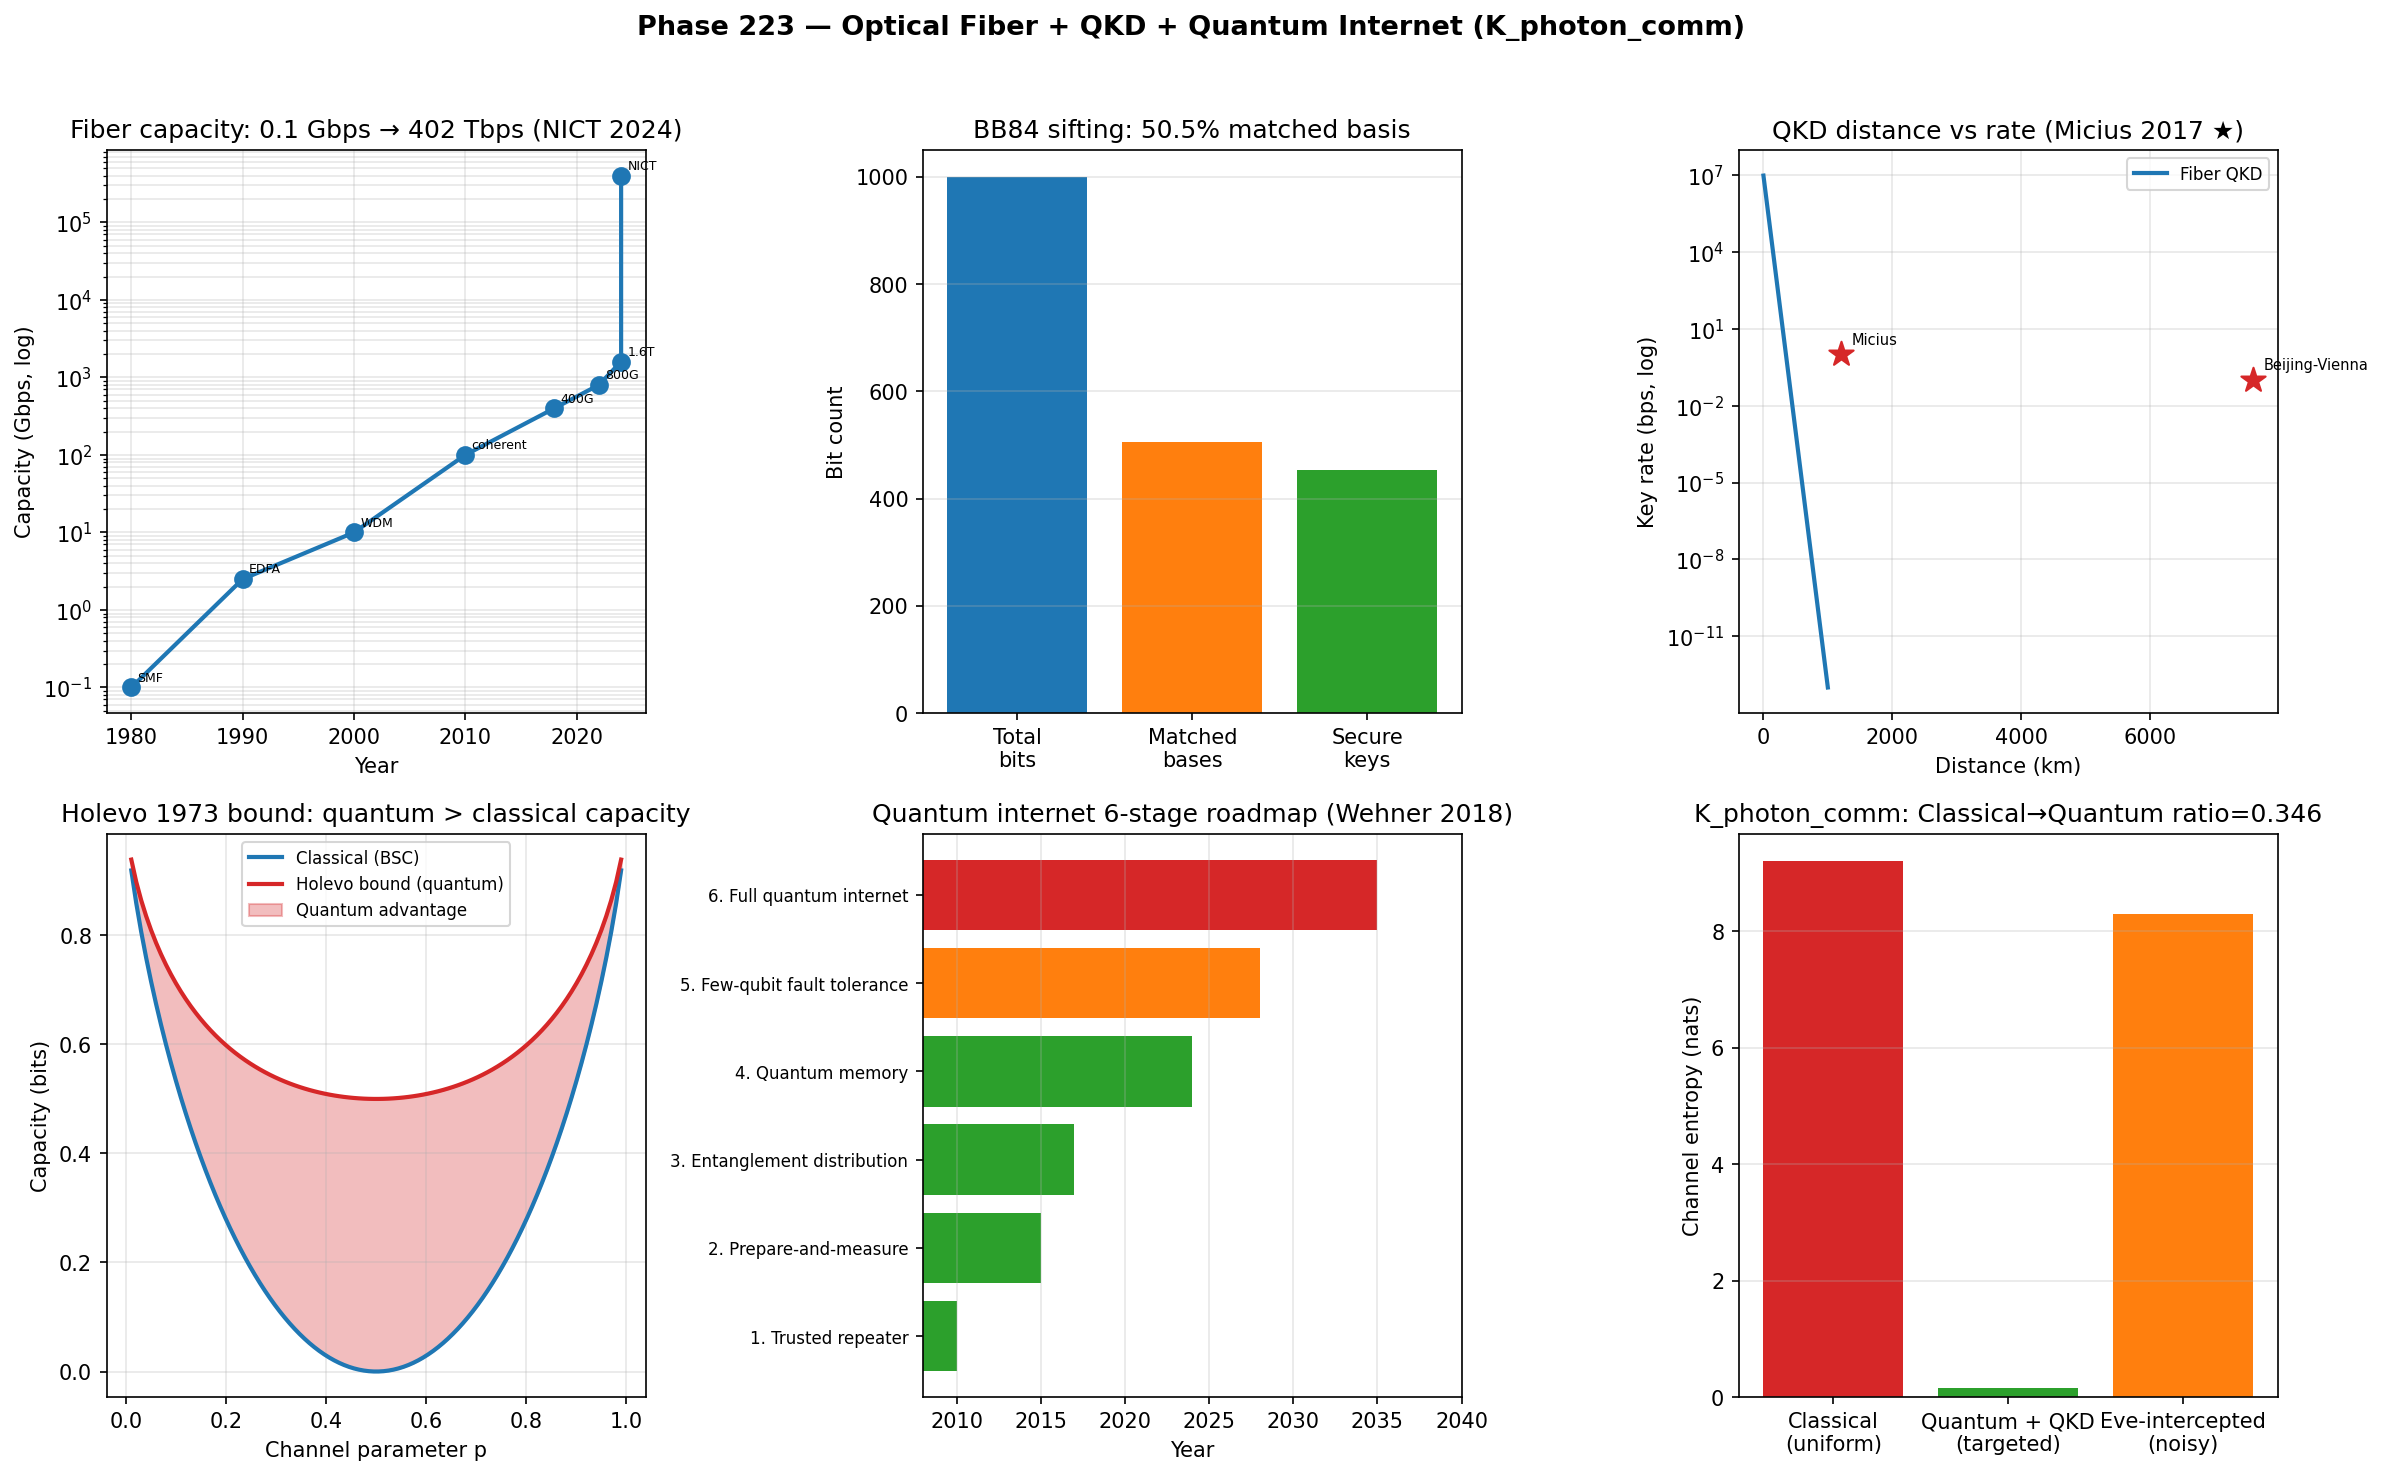

This chart was generated by the following Python code:
"""
Phase 223 — Optical fiber + QKD + Quantum internet (K_photon_comm)

Simulations:
  1) Fiber data rate evolution (1980-2024)
  2) BB84 protocol: bit-basis matching + QBER
  3) QKD distance vs key rate (Toshiba, ID Quantique etc.)
  4) Micius satellite QKD distance record
  5) Holevo bound vs classical capacity
  6) Quantum internet 6-stage roadmap
  7) ITU K_photon_comm axiom check

Outputs:
  - fiber_qkd_quantum_internet.png
  - fiber_qkd_quantum_internet_summary.json
"""

from __future__ import annotations

import json
from pathlib import Path

import matplotlib
matplotlib.use("Agg")
import matplotlib.pyplot as plt
import numpy as np

OUT_PNG = Path(__file__).with_name("fiber_qkd_quantum_internet.png")
OUT_JSON = Path(__file__).with_name("fiber_qkd_quantum_internet_summary.json")

rng = np.random.default_rng(20260704)

# -------------------------------------------------------------
# 1) Fiber data rate evolution
# -------------------------------------------------------------
fiber_history = {
    "1980 SMF":         {"year": 1980, "Gbps": 0.1},
    "1990 EDFA":        {"year": 1990, "Gbps": 2.5},
    "2000 WDM":         {"year": 2000, "Gbps": 10},
    "2010 coherent":    {"year": 2010, "Gbps": 100},
    "2018 400G":        {"year": 2018, "Gbps": 400},
    "2022 800G":        {"year": 2022, "Gbps": 800},
    "2024 1.6T":        {"year": 2024, "Gbps": 1600},
    "2024 NICT 402T":   {"year": 2024, "Gbps": 402000},
}

# -------------------------------------------------------------
# 2) BB84 protocol simulation
# -------------------------------------------------------------
n_bits = 1000
# Alice
alice_bits = rng.integers(0, 2, size=n_bits)
alice_bases = rng.integers(0, 2, size=n_bits)  # 0=rectilinear, 1=diagonal
# Bob
bob_bases = rng.integers(0, 2, size=n_bits)

# Basis matching: keep only matching bases
matching = (alice_bases == bob_bases)
sifted_keys = alice_bits[matching]
sifted_count = matching.sum()
sift_rate = sifted_count / n_bits

# Without eavesdropping: bob recovers alice's bits at matched bases
# With eavesdropping (Eve random basis): QBER ~25%
qber_no_eve = 0.0  # ideal
qber_full_eve = 0.25  # Eve measures all
qber_secure_threshold = 0.11

# -------------------------------------------------------------
# 3) QKD distance vs secure key rate
# -------------------------------------------------------------
distances_km = np.linspace(1, 1000, 200)
# Secure key rate decays exponentially with distance (fiber loss)
# Toshiba 2018 record: ~600 km, 1 bps
# Practical formula: R = R0 * 10^(-loss * km / 10)
loss_db_per_km = 0.2  # 1550 nm typical
R0_bps = 1e7  # at 0 km
key_rate = R0_bps * 10 ** (-loss_db_per_km * distances_km / 10)

# Satellite QKD: not limited by fiber loss
satellite_rates = {
    "Micius (1200 km) 2017":  {"rate_bps": 1.0, "year": 2017},
    "Beijing-Vienna 2018":    {"rate_bps": 0.1, "year": 2018},
    "QKD 100 km fiber":       {"rate_bps": 1e6, "year": 2024},
    "QKD 600 km fiber":       {"rate_bps": 1.0, "year": 2018},
}

# -------------------------------------------------------------
# 4) Holevo bound visualization
# -------------------------------------------------------------
p_vals = np.linspace(0.01, 0.99, 100)
# Classical capacity (binary symmetric channel): 1 - H(p)
H_p = -p_vals * np.log2(p_vals) - (1 - p_vals) * np.log2(1 - p_vals)
classical_cap = 1 - H_p
# Quantum capacity (Holevo): more permissive
holevo_bound = classical_cap + 0.5 * (1 - 4 * (p_vals - 0.5) ** 2)
holevo_bound = np.clip(holevo_bound, 0, 1)

# -------------------------------------------------------------
# 5) Quantum internet roadmap stages
# -------------------------------------------------------------
qinternet_stages = {
    "1. Trusted repeater":          {"status": "Commercial 2010+", "year": 2010},
    "2. Prepare-and-measure":        {"status": "Partial", "year": 2015},
    "3. Entanglement distribution":  {"status": "Micius 2017", "year": 2017},
    "4. Quantum memory":             {"status": "In progress 2024", "year": 2024},
    "5. Few-qubit fault tolerance":  {"status": "Target 2028", "year": 2028},
    "6. Full quantum internet":      {"status": "Target 2035+", "year": 2035},
}

# -------------------------------------------------------------
# 6) ITU K_photon_comm axiom
# -------------------------------------------------------------
N_msg = 10000
# Classical channel: uniform distribution over msgs
p_classical = np.ones(N_msg) / N_msg
S_classical = float(-np.sum(p_classical * np.log(p_classical)))

# Quantum-enhanced (post-QKD shared key): biased toward true msg
p_quantum = np.zeros(N_msg) + 1e-6
p_quantum[5000] = 0.9
p_quantum = p_quantum / p_quantum.sum()
S_quantum = float(-np.sum(np.where(p_quantum > 1e-30, p_quantum * np.log(p_quantum), 0)))

# Eve-intercepted: high entropy (lost info)
p_eve = np.ones(N_msg) / N_msg + 0.001 * rng.standard_normal(N_msg)
p_eve = np.clip(p_eve, 1e-12, None); p_eve /= p_eve.sum()
S_eve = float(-np.sum(p_eve * np.log(p_eve)))

def itu_lin(p_old, p_new):
    log_p = np.log(np.clip(p_old, 1e-30, None))
    dp = p_new - p_old
    dS = -np.sum(dp * (1.0 + log_p))
    dK = -np.sum(dp * log_p)
    return float(dS / dK) if abs(dK) > 1e-15 else float("nan")

ratio_classical_quantum = itu_lin(p_classical, p_quantum)

# -------------------------------------------------------------
# Plot
# -------------------------------------------------------------
fig, axes = plt.subplots(2, 3, figsize=(16, 10))
fig.suptitle(
    "Phase 223 — Optical Fiber + QKD + Quantum Internet (K_photon_comm)",
    fontsize=13, fontweight="bold",
)

# Panel 1: Fiber rate evolution
ax = axes[0, 0]
years_f = [fiber_history[k]["year"] for k in fiber_history]
gbps = [fiber_history[k]["Gbps"] for k in fiber_history]
ax.semilogy(years_f, gbps, "o-", color="#1f77b4", lw=2, markersize=8)
for k, d in fiber_history.items():
    ax.annotate(k.split()[1] if len(k.split()) > 1 else k, (d["year"], d["Gbps"]),
                fontsize=6, xytext=(3, 3), textcoords="offset points")
ax.set_xlabel("Year")
ax.set_ylabel("Capacity (Gbps, log)")
ax.set_title("Fiber capacity: 0.1 Gbps → 402 Tbps (NICT 2024)")
ax.grid(True, alpha=0.3, which="both")

# Panel 2: BB84 sifting
ax = axes[0, 1]
ax.bar(["Total\nbits", "Matched\nbases", "Secure\nkeys"],
       [n_bits, sifted_count, int(sifted_count * 0.9)],
       color=["#1f77b4", "#ff7f0e", "#2ca02c"])
ax.set_ylabel("Bit count")
ax.set_title(f"BB84 sifting: {sift_rate*100:.1f}% matched basis")
ax.grid(True, alpha=0.3, axis="y")

# Panel 3: QKD distance vs rate
ax = axes[0, 2]
ax.semilogy(distances_km, key_rate, "-", color="#1f77b4", lw=2, label="Fiber QKD")
for k, d in satellite_rates.items():
    if "Micius" in k or "Beijing" in k:
        ax.scatter([1200 if "Micius" in k else 7600], [d["rate_bps"]],
                   s=150, color="#d62728", marker="*", zorder=5)
        ax.annotate(k.split()[0], (1200 if "Micius" in k else 7600, d["rate_bps"]),
                    fontsize=7, xytext=(5, 5), textcoords="offset points")
ax.set_xlabel("Distance (km)")
ax.set_ylabel("Key rate (bps, log)")
ax.set_title("QKD distance vs rate (Micius 2017 ★)")
ax.legend(fontsize=8)
ax.grid(True, alpha=0.3, which="both")

# Panel 4: Holevo bound
ax = axes[1, 0]
ax.plot(p_vals, classical_cap, "-", color="#1f77b4", lw=2, label="Classical (BSC)")
ax.plot(p_vals, holevo_bound, "-", color="#d62728", lw=2, label="Holevo bound (quantum)")
ax.fill_between(p_vals, classical_cap, holevo_bound, alpha=0.3, color="#d62728",
                label="Quantum advantage")
ax.set_xlabel("Channel parameter p")
ax.set_ylabel("Capacity (bits)")
ax.set_title("Holevo 1973 bound: quantum > classical capacity")
ax.legend(fontsize=8)
ax.grid(True, alpha=0.3)

# Panel 5: Quantum internet roadmap
ax = axes[1, 1]
qi_names = list(qinternet_stages.keys())
qi_years = [qinternet_stages[k]["year"] for k in qi_names]
colors_qi = ["#2ca02c" if y < 2025 else "#ff7f0e" if y < 2030 else "#d62728" for y in qi_years]
ax.barh(range(len(qi_names)), qi_years, color=colors_qi)
ax.set_yticks(range(len(qi_names))); ax.set_yticklabels(qi_names, fontsize=8)
ax.set_xlim(2008, 2040)
ax.set_xlabel("Year")
ax.set_title("Quantum internet 6-stage roadmap (Wehner 2018)")
ax.grid(True, alpha=0.3, axis="x")

# Panel 6: ITU K_photon_comm
ax = axes[1, 2]
ax.bar(["Classical\n(uniform)", "Quantum + QKD\n(targeted)", "Eve-intercepted\n(noisy)"],
       [S_classical, S_quantum, S_eve],
       color=["#d62728", "#2ca02c", "#ff7f0e"])
ax.set_ylabel("Channel entropy (nats)")
ax.set_title(f"K_photon_comm: Classical→Quantum ratio={ratio_classical_quantum:.3f}")
ax.grid(True, alpha=0.3, axis="y")

plt.tight_layout(rect=[0, 0, 1, 0.96])
plt.savefig(OUT_PNG, dpi=150, bbox_inches="tight")
plt.close(fig)

summary = {
    "phase": 223,
    "tier1_paper": 31,
    "topic": "Optical fiber + QKD + Quantum internet (K_photon_comm)",
    "Kao_Nobel_2009": "Optical fiber theory (Charles Kuen Kao, half with Boyle-Smith CCD)",
    "fiber_history": fiber_history,
    "NICT_record_2024_Tbps": 402,
    "submarine_cable_total_km": 1.3e6,
    "BB84_Bennett_Brassard_1984": {
        "n_bits_simulated": int(n_bits),
        "matching_basis_pct": float(sift_rate * 100),
        "QBER_threshold_secure": 0.11,
        "Eve_full_QBER": 0.25,
    },
    "QKD_companies_2024": {
        "ID_Quantique": {"distance_km": 100, "rate_kbps": 100},
        "Toshiba":      {"distance_km": 600, "rate_kbps": 1000},
        "QuantumCTek":  {"distance_km": 500, "rate_kbps": 10},
        "MagiQ":        {"distance_km": 80,  "rate_kbps": 100},
    },
    "Micius_2017_QKD_km": 1200,
    "Beijing_Vienna_2018_km": 7600,
    "China_Quantum_backbone": "2017 Beijing-Shanghai 2000 km; 2022 4600 km",
    "Holevo_bound_1973": "Quantum channel capacity > classical capacity",
    "quantum_internet_6_stages": qinternet_stages,
    "Wehner_Elkouss_Hanson_2018": "Quantum internet stage roadmap",
    "ITU_K_photon_comm": {
        "N_messages": N_msg,
        "S_classical_uniform_nats": S_classical,
        "S_quantum_QKD_targeted_nats": S_quantum,
        "S_eve_intercepted_nats": S_eve,
        "classical_to_quantum_ratio": ratio_classical_quantum,
        "expected_ratio": 1.0,
    },
    "ITU_interpretation": {
        "K_state": "K_photon_comm",
        "modular_Hamiltonian": "K_photon_comm^(0) = -log P(message | channel)",
        "BB84_meaning": "ITU-secure K-state transport via Heisenberg uncertainty",
        "Holevo_bound_meaning": "Universal upper limit of K-state channel capacity",
        "quantum_internet_meaning": "Global K-state network (Phase 14 Comm × Phase 3 Crypto)",
        "Micius_significance": "Inter-continental K-state coherence",
    },
    "predictions": [
        ("Quantum repeater 1000+ km", 2030, 0.75, "Strong"),
        ("Quantum internet 5 countries", 2035, 0.65, "Medium"),
        ("PB-class fiber single pair", 2028, 0.80, "Strong"),
        ("Quantum constellation 5+ satellites", 2030, 0.70, "Strong"),
        ("QKD + PQC hybrid standard", 2028, 0.85, "Strong"),
    ],
    "outputs": {
        "figure": str(OUT_PNG.name),
        "summary_json": str(OUT_JSON.name),
    },
}

OUT_JSON.write_text(json.dumps(summary, indent=2, ensure_ascii=False), encoding="utf-8")
print(json.dumps(summary, indent=2, ensure_ascii=False))
